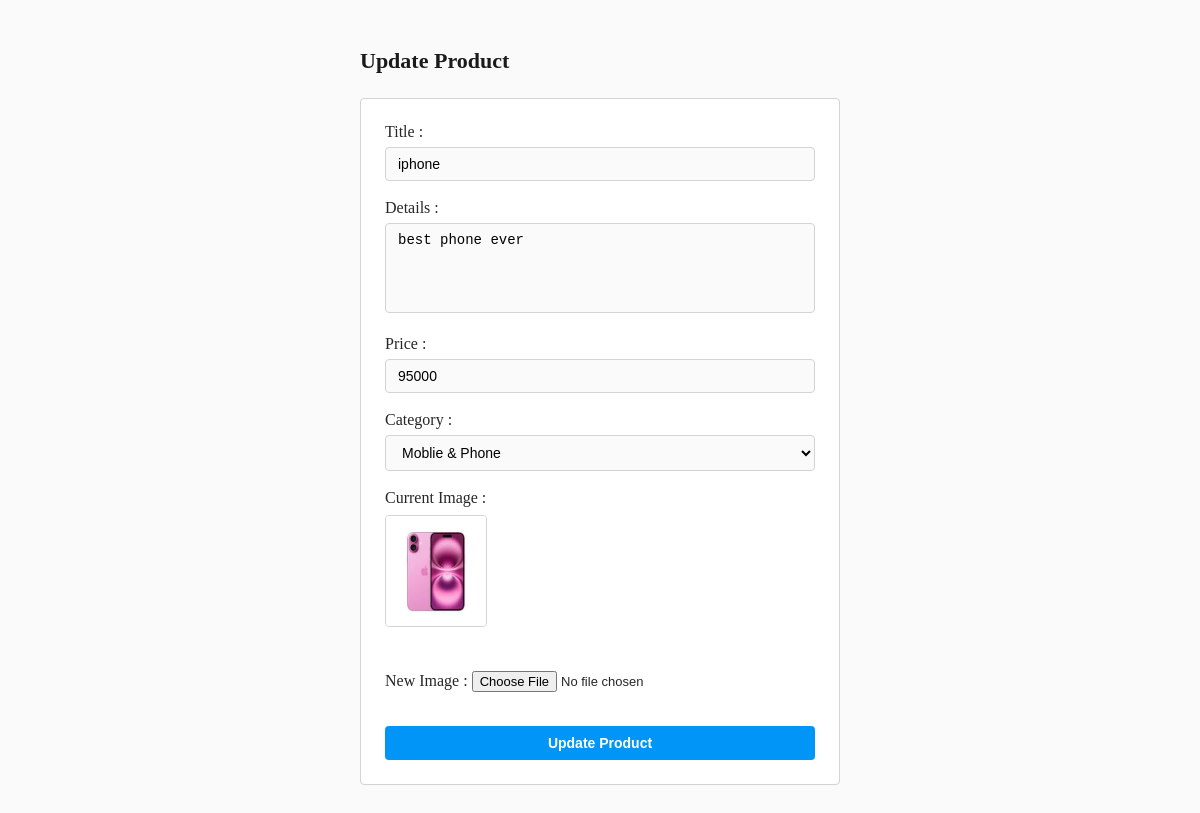
/editproduct/2/, run on the app's committed database.
### myuserapp/models.py (models this page shows, shortened)
class Product(models.Model):
    title = models.CharField(max_length=200)
    details = models.TextField()
    price = models.IntegerField()
    category = models.ForeignKey(Category, on_delete=models.CASCADE)
    image = models.ImageField(upload_to='products/')

class Category(models.Model):
    title = models.CharField(max_length=100)
    def __str__(self):
        return self.title

### myuserapp/views.py (the view)
# urls.py: path('editproduct/<int:id>/', views.editproduct, name='editproduct'),
def editproduct(request, id):
    pdata = Product.objects.get(id=id)
    cdata = Category.objects.all()
    return render(request, "editproduct.html", {
        'pdata': pdata,
        'cdata': cdata
    })

### templates/editproduct.html (shortened to what this page needs)
{% load static %}
<!DOCTYPE html>
<html lang="en">
<head>
    <link rel="stylesheet"
    href="{% static 'editproduct.css'%}"/>
</head>
<body>
    <h2>Update Product</h2>
    <form method="post" action="/updateproduct/{{ pdata.id }}/" enctype="multipart/form-data">
    Title :
    <input type="text" name="title" value="{{pdata.title}}">
    <br><br>
    Details :
    <textarea name="details">{{pdata.details}}</textarea>
    <br><br>
    Price :
    <input type="number" name="price" value="{{pdata.price}}">
    <br><br>
    Category :
    <select name="category">
        {% for i in cdata %}
        <option value="{{i.id}}"
        {% if i.id == pdata.category.id %}
        selected
        {% endif %}>
            {{i}}
        </option>
        {% endfor %}
    </select>
    <br><br>
    Current Image :
    <img src="{{pdata.image.url}}" width="100">
    <br><br>
    New Image :
        <input type="file" name="image">
        <br><br>
        <input type="submit" value="Update Product">
    </form>
</body>
</html>

### static/editproduct.css (style rules this page uses)
body { background-color: #fafafa; color: #262626; padding: 30px; max-width: 480px; margin: 0 auto; }
h2 { font-size: 22px; font-weight: 600; margin-bottom: 24px; color: #1a1a1a; }
form { background: white; border: 1px solid lightgray; border-radius: 4px; padding: 24px; }
input[type="text"], input[type="number"], textarea, select { width: 100%; padding: 8px 12px; margin-top: 6px; border: 1px solid lightgray; border-radius: 4px; font-size: 14px; background-color: #fafafa; box-sizing: border-box; }
textarea { height: 90px; resize: none; }
img { display: block; margin-top: 8px; border: 1px solid lightgray; border-radius: 4px; object-fit: cover; }
input[type="file"] { margin-top: 8px; font-size: 13px; }
input[type="submit"] { width: 100%; background-color: #0095f6; color: white; padding: 9px 16px; border: none; border-radius: 4px; font-size: 14px; font-weight: 600; cursor: pointer; margin-top: 16px; }

### data on the page
Product: title "iphone", details "best phone ever", price "95000", category "Moblie & Phone", image (picture)
